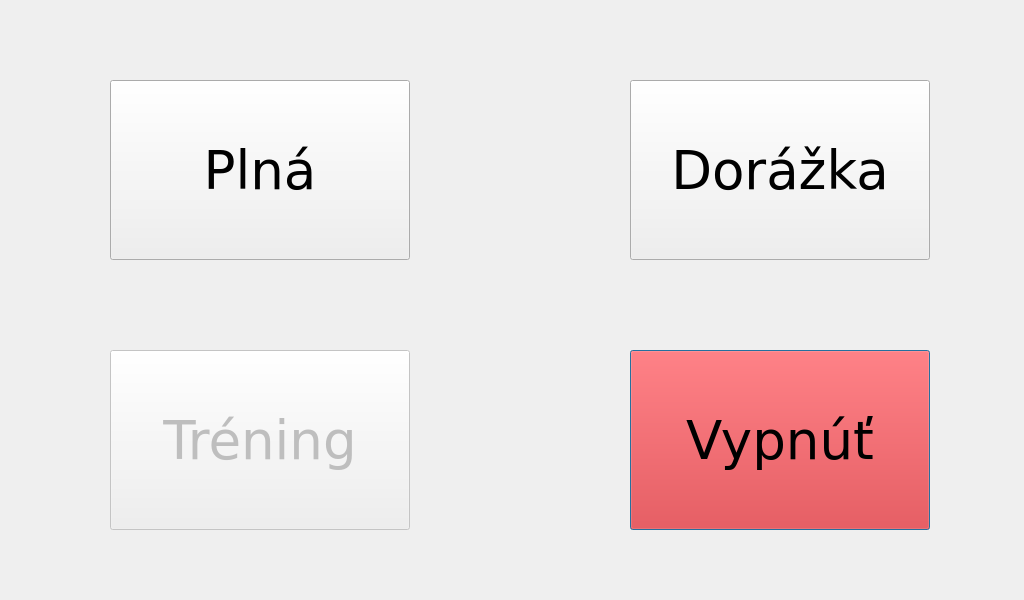
<?xml version="1.0" encoding="UTF-8"?>
<ui version="4.0">
 <class>ChooserWindow</class>
 <widget class="QDialog" name="ChooserWindow">
  <property name="geometry">
   <rect>
    <x>0</x>
    <y>0</y>
    <width>1024</width>
    <height>600</height>
   </rect>
  </property>
  <property name="windowTitle">
   <string>Dialog</string>
  </property>
  <widget class="QPushButton" name="treningButton">
   <property name="enabled">
    <bool>false</bool>
   </property>
   <property name="geometry">
    <rect>
     <x>110</x>
     <y>350</y>
     <width>300</width>
     <height>180</height>
    </rect>
   </property>
   <property name="font">
    <font>
     <family>Verdana</family>
     <pointsize>40</pointsize>
     <weight>50</weight>
     <bold>false</bold>
    </font>
   </property>
   <property name="text">
    <string>Tréning</string>
   </property>
  </widget>
  <widget class="QPushButton" name="dorazkaButton">
   <property name="geometry">
    <rect>
     <x>630</x>
     <y>80</y>
     <width>300</width>
     <height>180</height>
    </rect>
   </property>
   <property name="font">
    <font>
     <family>Verdana</family>
     <pointsize>40</pointsize>
     <weight>50</weight>
     <bold>false</bold>
    </font>
   </property>
   <property name="text">
    <string>Dorážka</string>
   </property>
  </widget>
  <widget class="QPushButton" name="plnaButton">
   <property name="geometry">
    <rect>
     <x>110</x>
     <y>80</y>
     <width>300</width>
     <height>180</height>
    </rect>
   </property>
   <property name="font">
    <font>
     <family>Verdana</family>
     <pointsize>40</pointsize>
     <weight>50</weight>
     <bold>false</bold>
    </font>
   </property>
   <property name="text">
    <string>Plná</string>
   </property>
  </widget>
  <widget class="QPushButton" name="pushButton">
   <property name="geometry">
    <rect>
     <x>630</x>
     <y>350</y>
     <width>300</width>
     <height>180</height>
    </rect>
   </property>
   <property name="palette">
    <palette>
     <active>
      <colorrole role="Button">
       <brush brushstyle="SolidPattern">
        <color alpha="255">
         <red>255</red>
         <green>0</green>
         <blue>0</blue>
        </color>
       </brush>
      </colorrole>
      <colorrole role="Text">
       <brush brushstyle="SolidPattern">
        <color alpha="255">
         <red>255</red>
         <green>255</green>
         <blue>255</blue>
        </color>
       </brush>
      </colorrole>
     </active>
     <inactive>
      <colorrole role="Button">
       <brush brushstyle="SolidPattern">
        <color alpha="255">
         <red>255</red>
         <green>0</green>
         <blue>0</blue>
        </color>
       </brush>
      </colorrole>
      <colorrole role="Text">
       <brush brushstyle="SolidPattern">
        <color alpha="255">
         <red>255</red>
         <green>255</green>
         <blue>255</blue>
        </color>
       </brush>
      </colorrole>
     </inactive>
     <disabled>
      <colorrole role="Button">
       <brush brushstyle="SolidPattern">
        <color alpha="255">
         <red>255</red>
         <green>0</green>
         <blue>0</blue>
        </color>
       </brush>
      </colorrole>
      <colorrole role="Text">
       <brush brushstyle="SolidPattern">
        <color alpha="255">
         <red>161</red>
         <green>161</green>
         <blue>161</blue>
        </color>
       </brush>
      </colorrole>
     </disabled>
    </palette>
   </property>
   <property name="font">
    <font>
     <family>Verdana</family>
     <pointsize>40</pointsize>
    </font>
   </property>
   <property name="text">
    <string>Vypnúť</string>
   </property>
   <property name="autoDefault">
    <bool>true</bool>
   </property>
   <property name="default">
    <bool>true</bool>
   </property>
   <property name="flat">
    <bool>false</bool>
   </property>
  </widget>
 </widget>
 <resources/>
 <connections/>
</ui>
